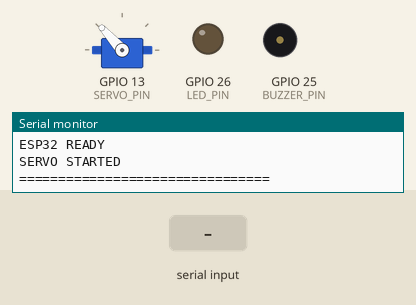
Recording of a sketch running on a simulated ESP32. On the bench: servo, output pins drawn as LEDs (lit = HIGH), buzzer (waves = sounding), the last lines printed to the serial monitor. Inputs (shaded band) come from the test bench.

Above: at 1.25 s.
1.3 s: "D" received over Serial
At 1.45 s:
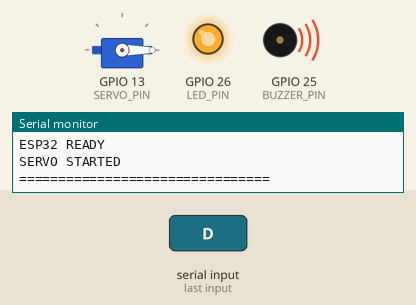
4.3 s: "A" received over Serial
At 4.45 s:
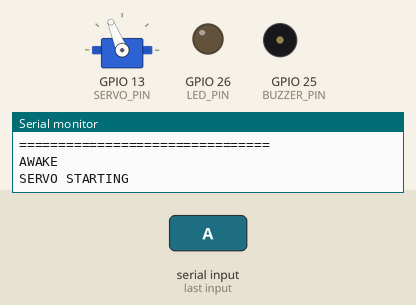
At 5.05 s:
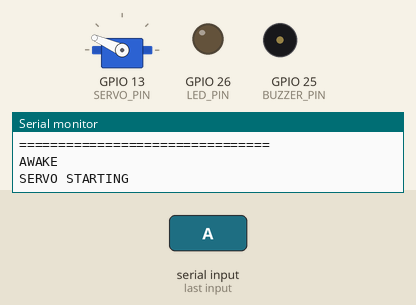
Timing chart, 0 to 16.3 s (numbered marks = the images above; inputs shaded):
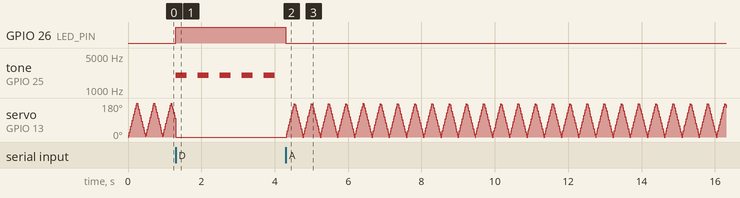

The sketch:

driver_drowsiness_final.ino
```cpp
#include <ESP32Servo.h>

Servo myServo;

// PIN DEFINITIONS

#define SERVO_PIN 13
#define BUZZER_PIN 25
#define LED_PIN 26

// VARIABLES

bool drowsy = false;

// SETUP

void setup() {

  Serial.begin(115200);

  // Attach servo
  myServo.attach(SERVO_PIN);

  // Output pins
  pinMode(BUZZER_PIN, OUTPUT);
  pinMode(LED_PIN, OUTPUT);

  // Initial state
  digitalWrite(BUZZER_PIN, LOW);
  digitalWrite(LED_PIN, LOW);

  // Servo starts at 0 degrees
  myServo.write(0);

  Serial.println("================================");
  Serial.println("DRIVER DROWSINESS SYSTEM");
  Serial.println("ESP32 READY");
  Serial.println("SERVO STARTED");
  Serial.println("================================");
}

// LOOP

void loop() {

  // CHECK COMMAND FROM PYTHON

  if (Serial.available()) {

    char command = Serial.read();

    // D = DROWSINESS DETECTED

    if (command == 'D') {

      drowsy = true;

      // Stop servo
      myServo.write(0);

      // LED ON
      digitalWrite(LED_PIN, HIGH);

      Serial.println("DROWSINESS DETECTED");
      Serial.println("SERVO STOPPED");
      Serial.println("LED ON");
    }

    // A = AWAKE

    if (command == 'A') {

      drowsy = false;

      // LED OFF
      digitalWrite(LED_PIN, LOW);

      // Buzzer OFF
      noTone(BUZZER_PIN);

      Serial.println("AWAKE");
      Serial.println("SERVO STARTING");
    }
  }

  // SERVO MOVEMENT

  if (!drowsy) {

    // Move servo 0 → 180

    for (int angle = 0; angle <= 180 && !drowsy; angle += 4) {

      // Check Python command
      if (Serial.available()) {

        char command = Serial.read();

        if (command == 'D') {

          drowsy = true;

          myServo.write(0);

          digitalWrite(LED_PIN, HIGH);

          break;
        }
      }

      myServo.write(angle);

      delay(5);
    }

    // Move servo 180 → 0

    for (int angle = 180; angle >= 0 && !drowsy; angle -= 4) {

      // Check Python command
      if (Serial.available()) {

        char command = Serial.read();

        if (command == 'D') {

          drowsy = true;

          myServo.write(0);

          digitalWrite(LED_PIN, HIGH);

          break;
        }
      }

      myServo.write(angle);

      delay(5);
    }
  }

  // DROWSINESS ALARM

  if (drowsy) {

    // Buzzer ON
    tone(BUZZER_PIN, 2000);

    delay(300);

    // Buzzer OFF
    noTone(BUZZER_PIN);

    delay(300);
  }
}
```

Measured:
- after the input at 1.3 s, GPIO 26 (LED_PIN): LOW → HIGH at once; tone on GPIO 25 (BUZZER_PIN): alternates 2000 Hz for 0.30 s and silent for 0.30 s, starting at once
